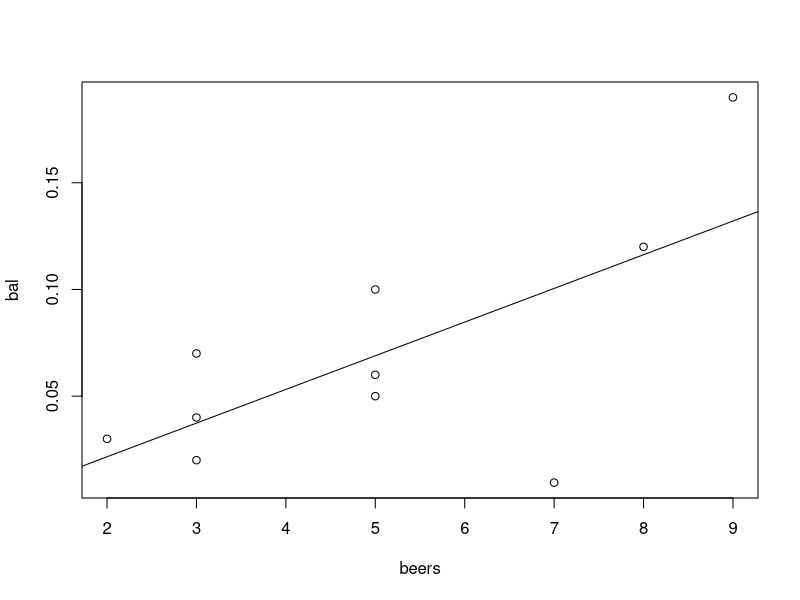

This figure's R source:
beers = c(5, 2, 9, 8, 3, 7, 3, 5, 3, 5)
bal <- c(0.1, 0.03, 0.19, 0.12, 0.04, 0.0095, 0.07, 0.06 , 0.02, 0.05)
tbl <- data.frame(beers, bal)

tbl

plot(bal~beers, data = tbl)
res <- lm(bal~beers, data = tbl)
abline(res)
cor(beers, bal)
